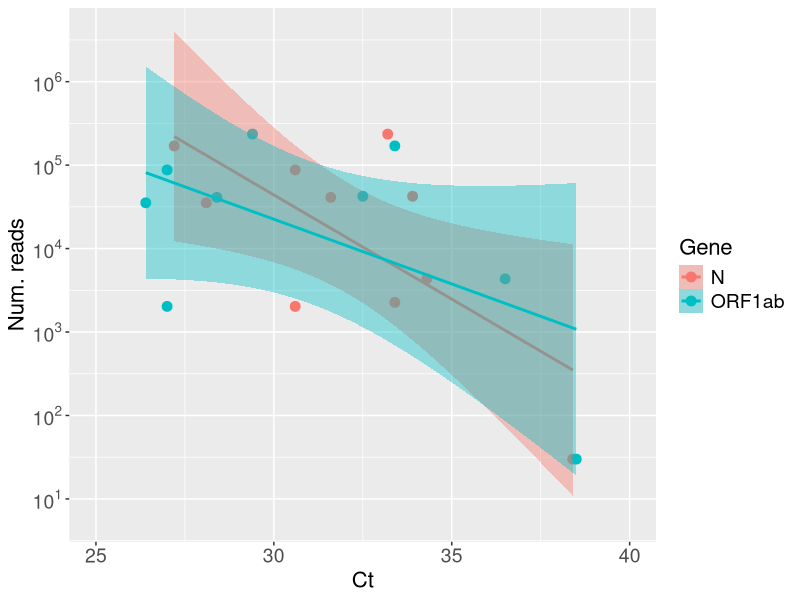
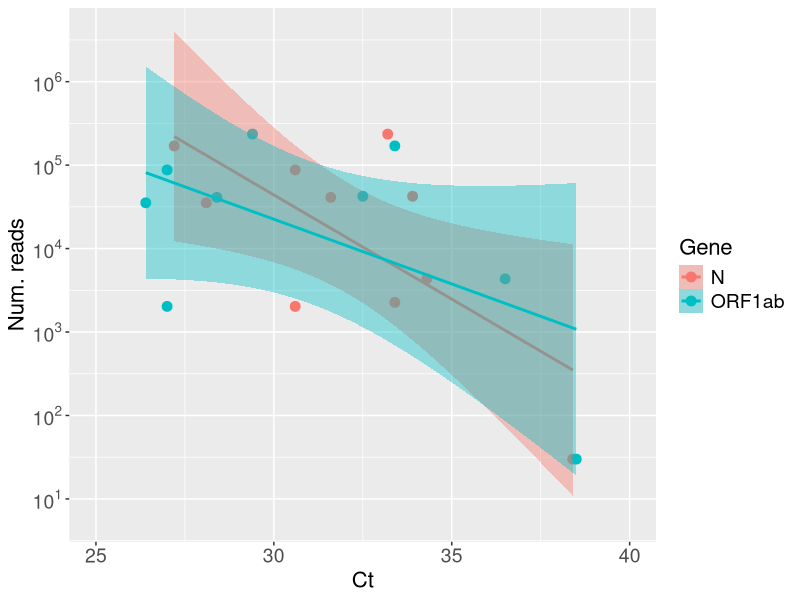

The R source for these figures, in order:
library("ggplot2")
library("scales")

#save data to data frame
#ct_negrar <- c(35, 24.1, 27.0, 31.8, 29.2, 26.5, 33.4, 40.2, 35.2, 36.8, 37.8)
ct_LCM_N <- c(33.2, 27.2, 30.6, 33.9, 31.6, 28.1, 34.3, 33.4, 30.6, 38.4, 40.5)
ct_LCM_ORF1ab <- c(29.4, 33.4, 27.0, 32.5, 28.4, 26.4, 36.5, NA, 27, 38.5, NA)
num_reads <- c(235406, 169969, 87604, 42324, 41062, 35351, 4337, 2265, 2028, 30, 6)
data <- data.frame(ct = c(ct_LCM_N, ct_LCM_ORF1ab), num_reads_rep = rep(num_reads, 2), Gene = c(rep("N", length(ct_LCM_N)), rep("ORF1ab", length(ct_LCM_ORF1ab))))

#scatterplot
ggplot(data, aes(x = ct, y = num_reads_rep, color = Gene)) + 
  geom_point(size = 3) +
  geom_smooth(method = lm, aes(fill = Gene)) +
  scale_x_continuous(limits = c(25, 40)) +
  scale_y_continuous(trans=log10_trans(),
  breaks = trans_breaks("log10", function(x) 10^x),
  labels = trans_format("log10", math_format(10^.x))) +
  labs(x="Ct", y = "Num. reads") +
  theme(legend.title = element_text(size = 16),
    legend.text = element_text(size = 14),
    axis.text.x = element_text(size = 14),
    axis.text.y = element_text(size = 14),
    axis.title.x = element_text(size = 16),
    axis.title.y = element_text(size = 16))

ggsave(filename = "Ct_numReads.png", device = "png")

#check for normality distribution (H0: data follow a normal distribution)
shapiro.test(log10(num_reads))
shapiro.test(ct_LCM_N)
shapiro.test(ct_LCM_ORF1ab)

#evaluate strength of correlation using pearson method
cor_method <- "pearson"

correlation_N <- cor.test(ct_LCM_N, log10(num_reads), method = cor_method, alternative = "two.sided")
R2_N <- correlation_N$estimate^2

correlation_ORF1ab <- cor.test(ct_LCM_ORF1ab, log10(num_reads), method = cor_method, alternative = "two.sided")
R2_ORF1ab <- correlation_ORF1ab$estimate^2
